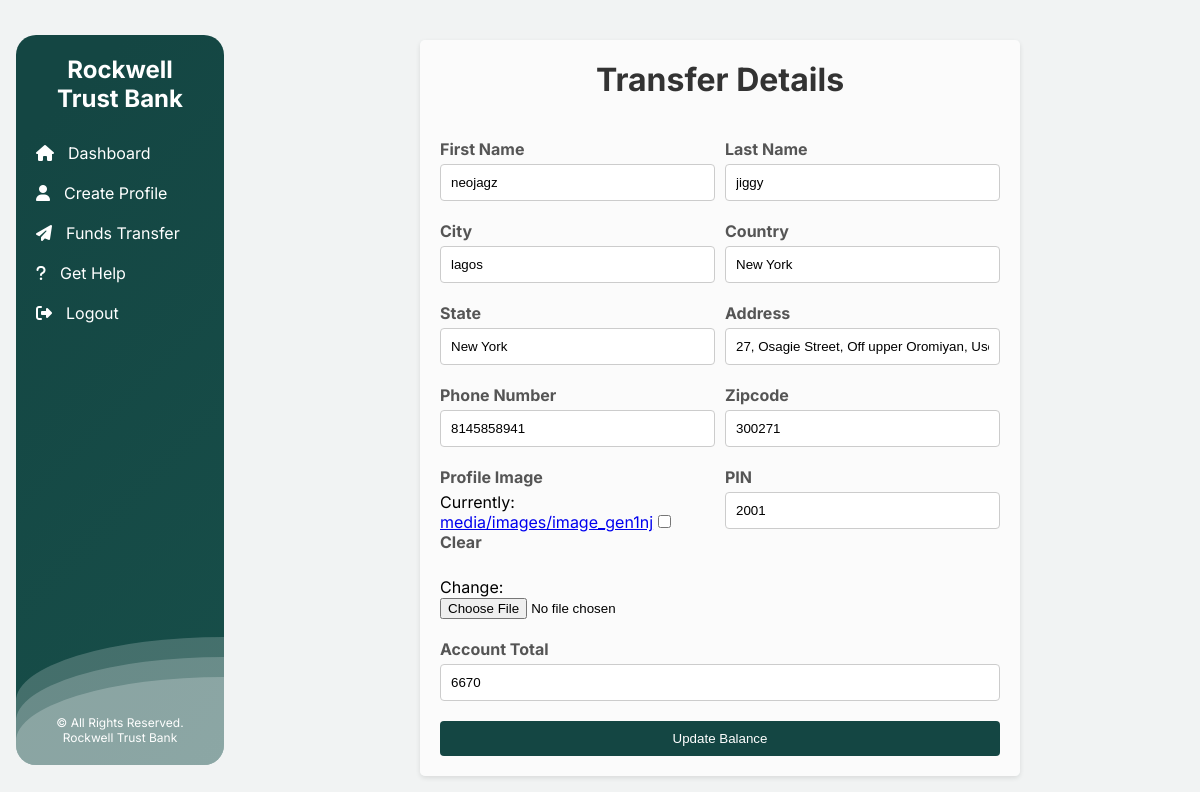
The page /update-profile/ (signed in) on the database as committed earlier.
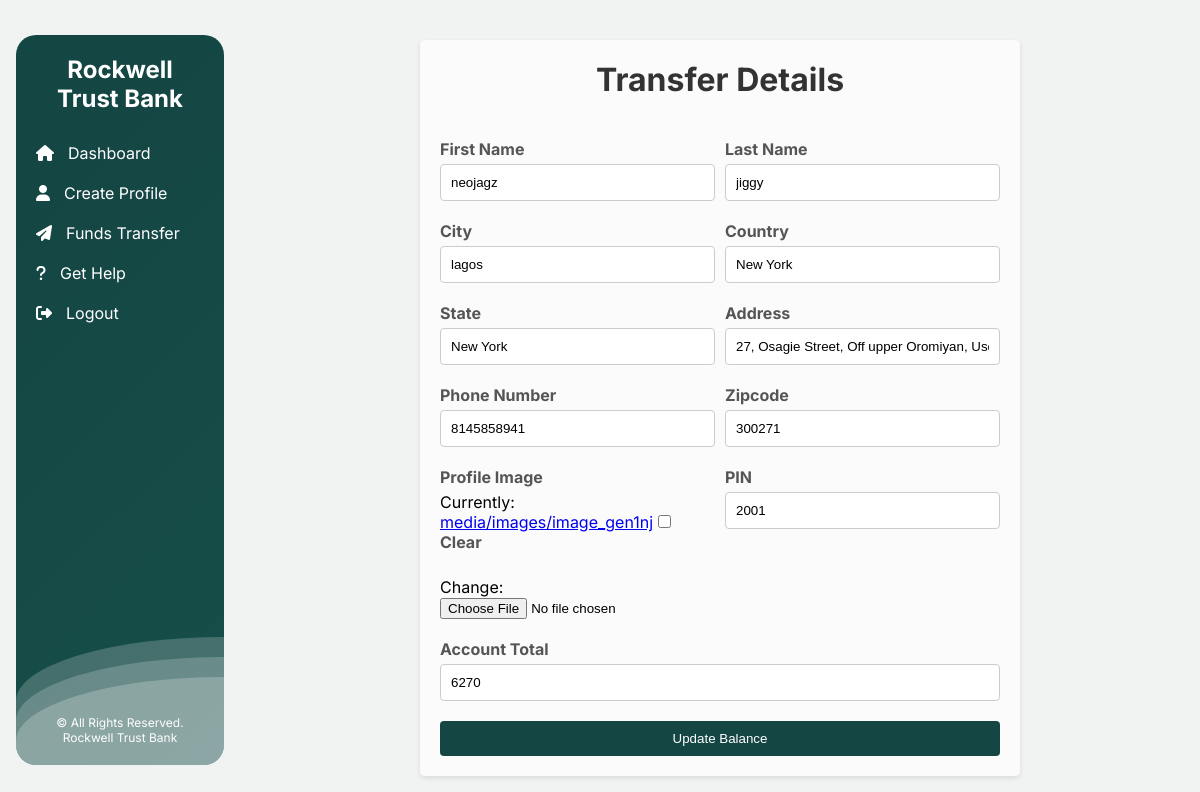
The same page on the database as committed later.
### rockwellbank/models.py (models this page shows, shortened)
class Portfolio(models.Model):
    username= models.OneToOneField(User, on_delete=models.CASCADE, blank=True, null=True)
    first_name = models.CharField(max_length=500, blank= True, null = True)
    last_name = models.CharField(max_length=200, blank= True, null = True)
    expiry_date = models.CharField(max_length=200, blank= True, null = True)
    loan_balance = models.CharField(max_length=200, blank= True, null = True)
    checkings = models.CharField(max_length=200, blank= True, null = True)
    city = models.CharField(max_length=200, blank= True, null = True)
    Country = models.CharField(max_length=200, blank= True, null = True)
    state = models.CharField(max_length=200, blank= True, null = True)
    address = models.CharField(max_length=200, blank= True, null = True)
    phone_number = models.IntegerField( blank= True, null = True)
    zipcode = models.IntegerField( blank= True, null = True)
    profile_image = models.ImageField(blank=True, null=True, upload_to="images/")
    account_total = models.IntegerField(blank= True, null = True)
    pin = models.IntegerField(null= True, blank= True)

### rockwellbank/views.py (the view)
# urls.py: path('update-profile/', views.updatebalance, name = 'updatebalance'),
def updatebalance(request):
    log_user = request.user.id
    portfolio_instance, created = Portfolio.objects.get_or_create(username=log_user)
    if request.method == 'POST':
        update_pin_form = PortfolioUpdateForm(request.POST, instance=portfolio_instance)
        if update_pin_form.is_valid():
            update_pin_form.save()
            messages.success(request, 'Profile updated successfully.')
            return redirect('portfolio')
    else:
        update_pin_form = PortfolioUpdateForm(instance=portfolio_instance)
    return render(request, 'updatebalance.html', {'update_pin_form': update_pin_form})

### rockwellbank/forms.py
class PortfolioUpdateForm(forms.ModelForm):
    class Meta:
        model = Portfolio
        fields = ['first_name', 'last_name', 'city', 'Country', 'state', 'address', 'phone_number', 'zipcode', 'profile_image', 'pin', 'account_total']

### rockwellbank/templates/updatebalance.html (shortened to what this page needs)
{% load static %}
<!DOCTYPE html>
<html lang="en">
  <head>
    <link rel="stylesheet" href="{%static 'styles/dashboard.css' %}" />
  <link rel="stylesheet" href="{%static 'styles/transfer-form.css' %}">
    <link
    rel="stylesheet"
    href="https://cdnjs.cloudflare.com/ajax/libs/font-awesome/6.5.1/css/all.min.css"
  />
  </head>
  <body>
    <div class="dashboard-container">
    <div class="sidebar">
      <div class="sidebar-in-container">
        <div class="logo">
          <h2>Rockwell Trust Bank</h2>
        </div>
        <nav>
          <ul>
            <li>
              <a href="{% url 'portfolio' %}" class="nav-link" data-content="dashboard">
                <i class="fa-solid fa-house"></i>Dashboard
              </a>
            </li>
            {% if portfolio %}
            <li>
              <a href="{% url 'profile' %}" class="nav-link" data-content="profile"><i class="fa-solid fa-user"></i>Profile</a>
            </li>
            {% else %}
            <li>
              <a href="{% url 'createprofile' %}" class="nav-link" data-content="profile"><i class="fa-solid fa-user"></i>Create Profile</a>
            </li>
            {% endif %}
            <li>
              <li>
                  <a href="{% url 'transfer' %}" class="nav-link" data-content="transfer"><i class="fa-solid fa-paper-plane"></i>Funds Transfer</a>
                </li>
            <li>
              <a href="{% url 'FAQ' %}" class="nav-link" data-content="help-and-support"><i class="fa-solid fa-question"></i>Get Help</a>
            </li>
            <li>
              <a href="{% url 'logout' %}" class="nav-link" data-content="logout"><i class="fa-solid fa-right-from-bracket"></i>Logout</a>
            </li>
          </ul>
        </nav>
        <div class="sidebar-footer">
          <p>&copy; All Rights Reserved. Rockwell Trust Bank</p>
        </div>
        <div>
          <div class="wave-1"></div>
          <div class="wave-1"></div>
          <div class="wave-1"></div>
        </div>
      </div>
    </div>
    <div class="content">
      <main>
        <div id="profile" class="content-section show">
            <div class="container">
                <h1>Transfer Details</h1>
                <div id="message-container" style="padding: 10px; ">
                </div>
                <form id="updateBalanceForm" action="{% url 'updatebalance' %}" method="POST" enctype="multipart/form-data" class="contact-form">
                    <div class="form-row">
                        <div class="form-group">
                            <label for="{{ update_pin_form.first_name.id_for_label }}">First Name</label>
                            {{ update_pin_form.first_name }}
                        </div>
                        <div class="form-group">
                            <label for="{{ update_pin_form.last_name.id_for_label }}">Last Name</label>
                            {{ update_pin_form.last_name }}
                        </div>
                    </div>
                    <div class="form-row">
                        <div class="form-group">
                            <label for="{{ update_pin_form.city.id_for_label }}">City</label>
                            {{ update_pin_form.city }}
                        </div>
                        <div class="form-group">
                            <label for="{{ update_pin_form.Country.id_for_label }}">Country</label>
                            {{ update_pin_form.Country }}
                        </div>
                    </div>
                    <div class="form-row">
                        <div class="form-group">
                            <label for="{{ update_pin_form.state.id_for_label }}">State</label>
                            {{ update_pin_form.state }}
                        </div>
                        <div class="form-group">
                            <label for="{{ update_pin_form.address.id_for_label }}">Address</label>
                            {{ update_pin_form.address }}
                        </div>
                    </div>
                    <div class="form-row">
                        <div class="form-group">
                            <label for="{{ update_pin_form.phone_number.id_for_label }}">Phone Number</label>
                            {{ update_pin_form.phone_number }}
                        </div>
                        <div class="form-group">
                            <label for="{{ update_pin_form.zipcode.id_for_label }}">Zipcode</label>
                            {{ update_pin_form.zipcode }}
                        </div>
                    </div>
                    <div class="form-row">
                        <div class="form-group">
                            <label for="{{ update_pin_form.profile_image.id_for_label }}">Profile Image</label>
                            {{ update_pin_form.profile_image }}
                        </div>
                        <div class="form-group">
                            <label for="{{ update_pin_form.pin.id_for_label }}">PIN</label>
                            {{ update_pin_form.pin }}
                        </div>
                    </div>
                    <div class="form-row">
                        <div class="form-group">
                            <label for="{{ update_pin_form.account_total.id_for_label }}">Account Total</label>
                            {{ update_pin_form.account_total }}
                        </div>
                    </div>
                    <button type="submit">Update Balance</button>
                </form>
              </div>
        </div>
      </main>
    </div>
  </div>
  </body>
</html>

### static/styles/dashboard.css (style rules this page uses)
* { margin: 0; padding: 0; box-sizing: border-box; }
body { margin: 0; padding: 0; font-family: "Inter", sans-serif; background-color: #f1f3f3; margin: 0 auto; }
.dashboard-container { max-width: 1440px; margin: 0 auto; }
.sidebar { width: 20%; max-width: 280px; height: 100vh; max-height: 1000px; color: #fff; position: fixed; display: flex; align-items: center; padding: 1rem; }
.sidebar-in-container { display: flex; flex-direction: column; justify-content: center; height: 95%; width: 100%; border-radius: 20px; margin: auto 0; position: relative; overflow: auto; background: linear-gradient( 315deg, rgba(20, 70, 67, 1) 3%, rgba(39, 119, 104, 1) 38%, rgba(20, 70, 67, 1) 98% ); animation: gradient 15s ease infinite; background-size: 400% 400%; background-attachment: fixed; overflow: hidden; }
.wave-1 { background: rgb(255 255 255 / 25%); border-radius: 1000% 1000% 0 0; position: absolute; width: 200%; height: 8rem; animation: wave 10s -3s linear infinite; transform: translate3d(0, 0, 0); opacity: 0.8; bottom: 0; left: 0; z-index: 1; }
.wave-1:nth-of-type(2) { bottom: -1.25em; animation: wave 18s linear reverse infinite; opacity: 0.8; }
.wave-1:nth-of-type(3) { bottom: -2.5em; animation: wave 20s -1s reverse infinite; opacity: 0.9; }
.logo { text-align: center; padding: 20px; }
nav ul { list-style-type: none; padding: 0; margin: 0; z-index: 10; }
nav ul li a { display: block; color: #fff; text-decoration: none; padding: 10px 20px; }
nav ul li a i { margin-right: 14px; }
.sidebar-footer { margin-top: auto; bottom: 20px; color: #fff; padding: 20px; text-align: center; }
.sidebar-footer p { font-size: 12px; font-weight: 400; }
.content { margin-left: 20%; padding: 20px; }
.content-section { display: none; }
.content-section.show { display: block; }

### static/styles/transfer-form.css (style rules this page uses)
* { box-sizing: border-box; margin: 0; padding: 0; }
.container { max-width: 600px; margin: 0 auto; padding: 20px; background-color: rgba(255, 255, 255, 0.7); border-radius: 5px; box-shadow: 0 2px 5px rgba(0, 0, 0, 0.1); }
h1 { text-align: center; margin-bottom: 20px; color: #333; }
.form-row { display: flex; justify-content: space-between; margin-bottom: 20px; }
.form-group { flex: 1; margin-right: 10px; }
.form-group:last-child { margin-right: 0; }
label { display: block; margin-bottom: 5px; font-weight: bold; color: #555; }
input[type="text"], input[type="email"], input[type="tel"], input[type="password"], input[type="number"] { width: 100%; padding: 10px; border: 1px solid #ccc; border-radius: 4px; }
button[type="submit"] { display: block; width: 100%; padding: 10px; background-color: rgba(20, 70, 67, 1); color: #fff; border: none; border-radius: 4px; cursor: pointer; transition: background-color 0.3s ease; }

Rows that differ between the two databases and show on the page:
changed Portfolio "neojagz": account_total "6670" → "6270"
